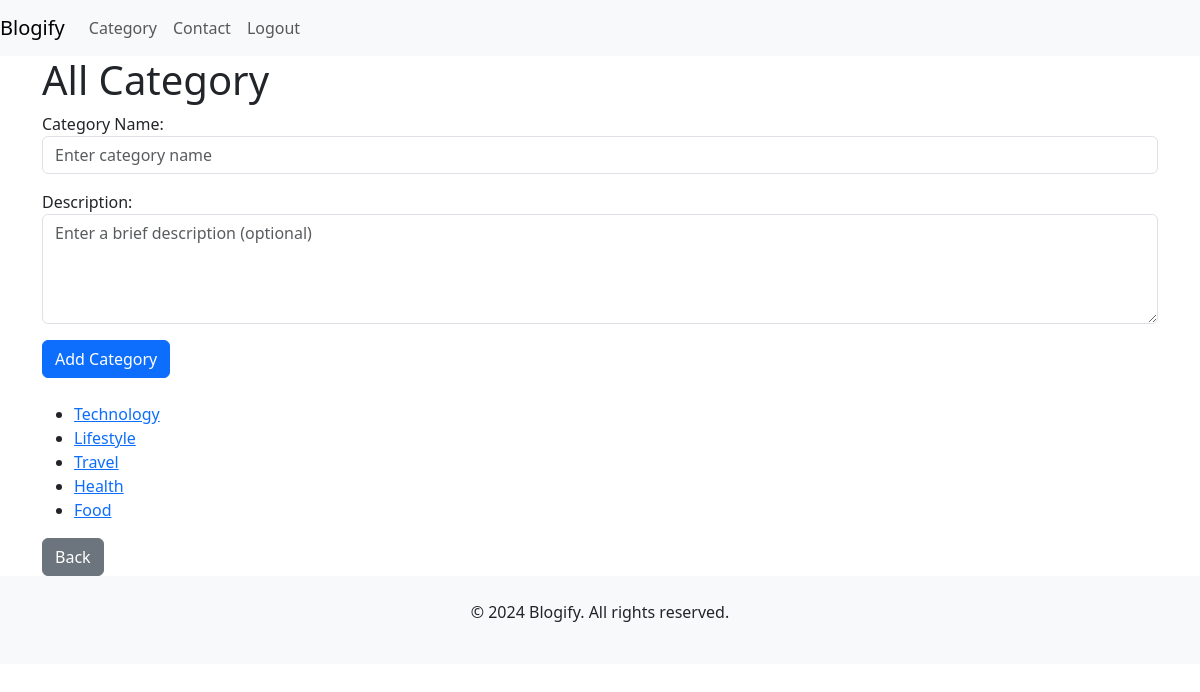
The page /users/category/ on the database as committed earlier.
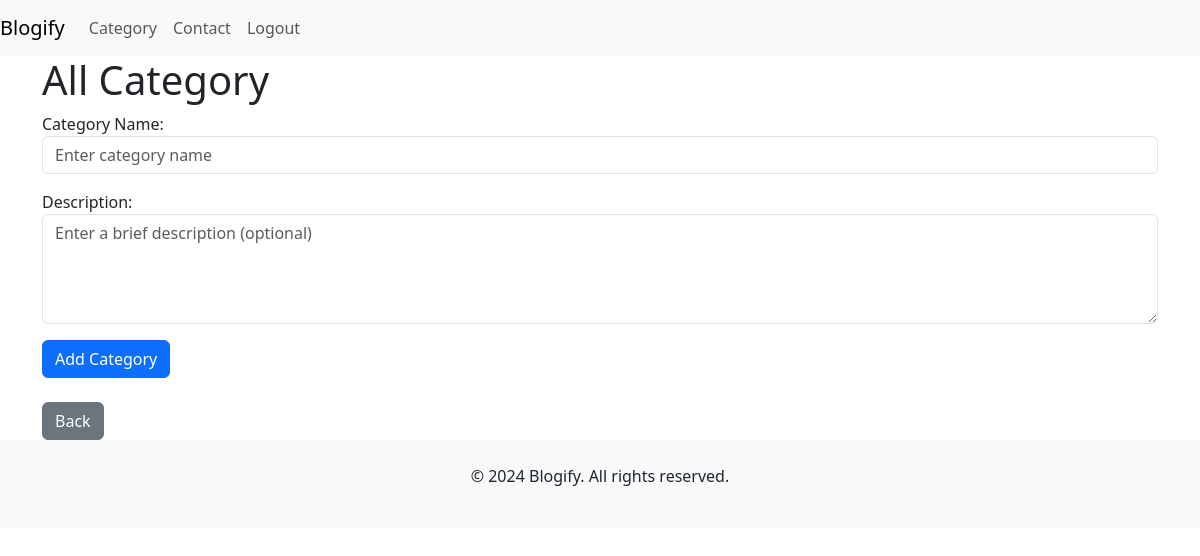
The same page on the database as committed later.
### blog/models.py (models this page shows, shortened)
class Category(models.Model):
    name = models.CharField(max_length=100, unique=True)
    description = models.TextField(blank=True, null=True)

### User/views.py (the view)
# urls.py: path('category/', views.UserCategoryList, name='user_category_list'),
def UserCategoryList(request):
    if request.method == 'POST':
        form = CategoryForm(request.POST)
        if form.is_valid():
            form.save()
            messages.success(request, "Category added successfully!")
            return redirect('user_category_list')
    else:
        form = CategoryForm()
    categories = Category.objects.all()
    return render(request, 'user_category_list.html', {'categories': categories, 'form': form})

### User/forms.py
class CategoryForm(forms.ModelForm):
    class Meta:
        model = Category
        fields = ['name', 'description']
        widgets = {
            'name': forms.TextInput(attrs={
                'class': 'form-control',
                'placeholder': 'Enter category name',
            }),
            'description': forms.Textarea(attrs={
                'class': 'form-control',
                'placeholder': 'Enter a brief description (optional)',
                'rows': 4,
            }),
        }
        labels = {
            'name': 'Category Name',
            'description': 'Description',
        }

### User/templates/user_category_list.html (shortened to what this page needs)
{% extends 'user_base.html' %}
{% block content %}
    <h1>All Category</h1>
    <form method="POST" class="mb-4">
        {{ form.as_p }}
        <button type="submit" class="btn btn-primary">Add Category</button>
    </form>
    <ul>
        {% for category in categories %}
            <li><a href="{% url 'user_category_post' category.id %}">{{ category.name }}</a></li>
        {% endfor %}
    </ul>
    <a href="{% url 'user_home'%}" class="btn btn-secondary">Back</a>
{% endblock %}

### User/templates/user_base.html (shortened to what this page needs)
<!DOCTYPE html>
<html lang="en">
<head>
    <link href="https://cdn.jsdelivr.net/npm/bootstrap@5.3.0/dist/css/bootstrap.min.css" rel="stylesheet">
</head>
<body>
    <nav class="navbar navbar-expand-lg navbar-light bg-light">
        <a class="navbar-brand" href="{% url 'user_home' %}">Blogify</a>
        <div class="collapse navbar-collapse" id="navbarNav">
            <ul class="navbar-nav ml-auto">
                <li class="nav-item">
                    <a class="nav-link" href="{% url 'user_category_list' %}">Category</a>
                </li>
                <li class="nav-item">
                    <a class="nav-link" href="#">Contact</a>
                </li>
                <li class="nav-item">
                    <a class="nav-link" href="{% url 'logout' %}">Logout</a>
                </li>
            </ul>
        </div>
    </nav>
    <div class="container">
        {% block content %}
        {% endblock %}
    </div>
    <footer class="bg-light py-4">
        <div class="container text-center">
            <p>&copy; 2024 Blogify. All rights reserved.</p>
        </div>
    </footer>
</body>
</html>

Rows that differ between the two databases and show on the page:
removed Category: name "Technology"
removed Category: name "Lifestyle"
removed Category: name "Travel"
removed Category: name "Health"
removed Category: name "Food"
